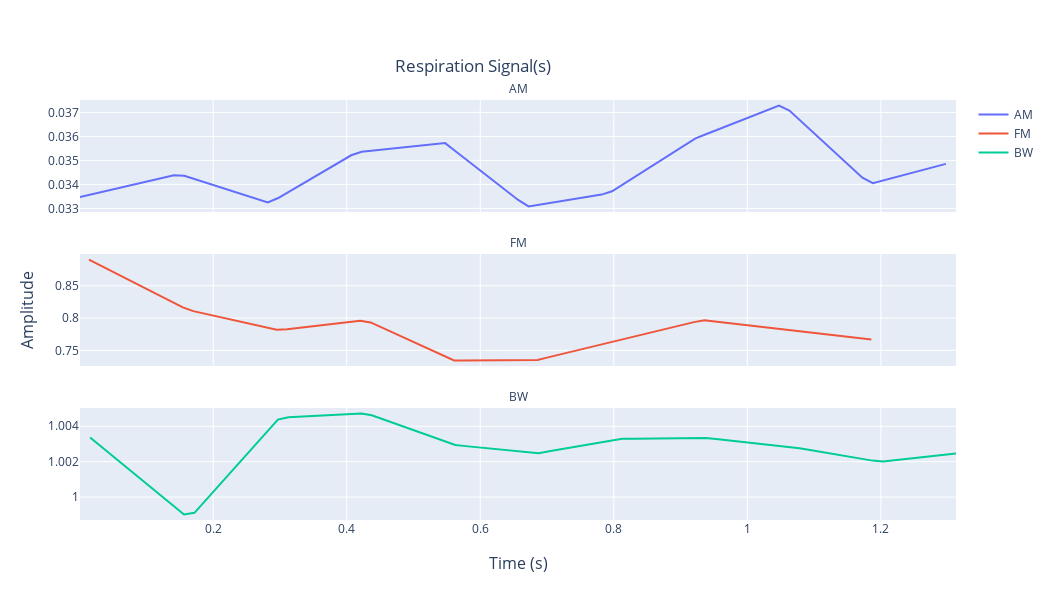

The notebook cell saved with this chart:
### Code cell
#Plot respiratory signals using Plotly
biobss.resptools.plot_resp(signals=signals, sampling_rate=fs, method='plotly', show_peaks=False)
